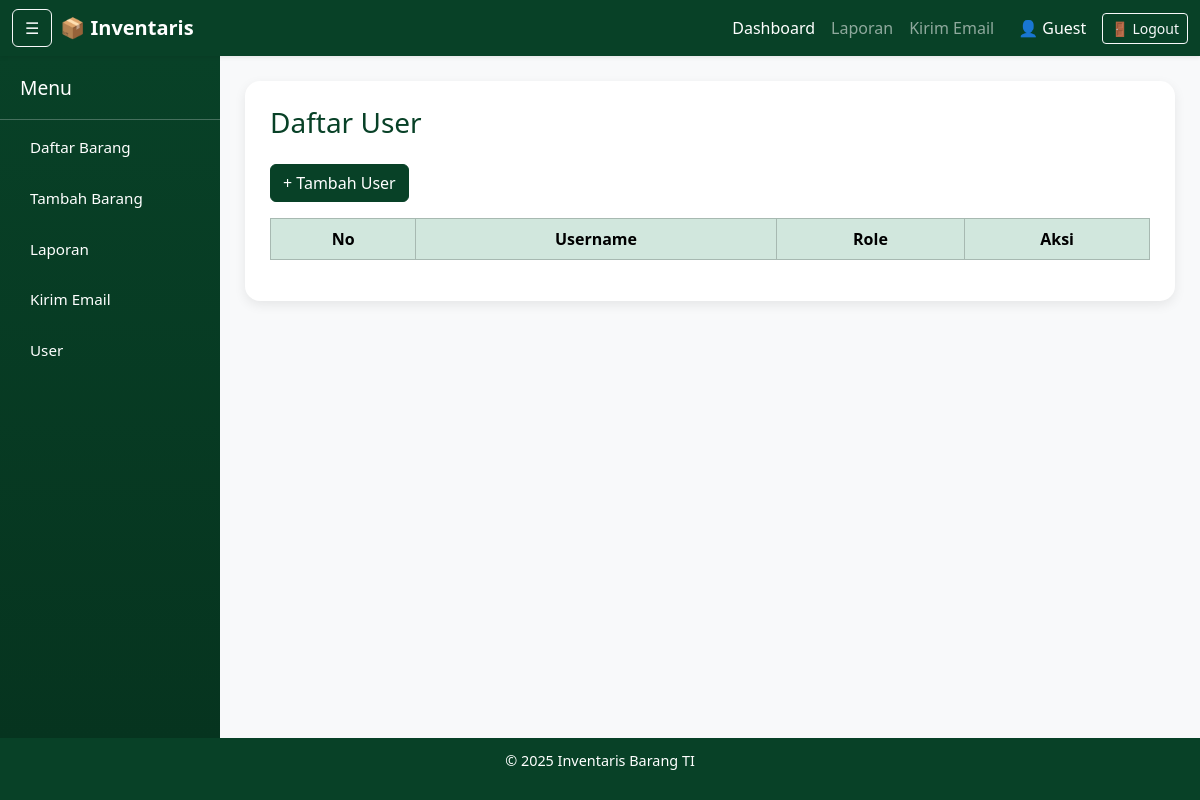
The app's page /user.php, older data.
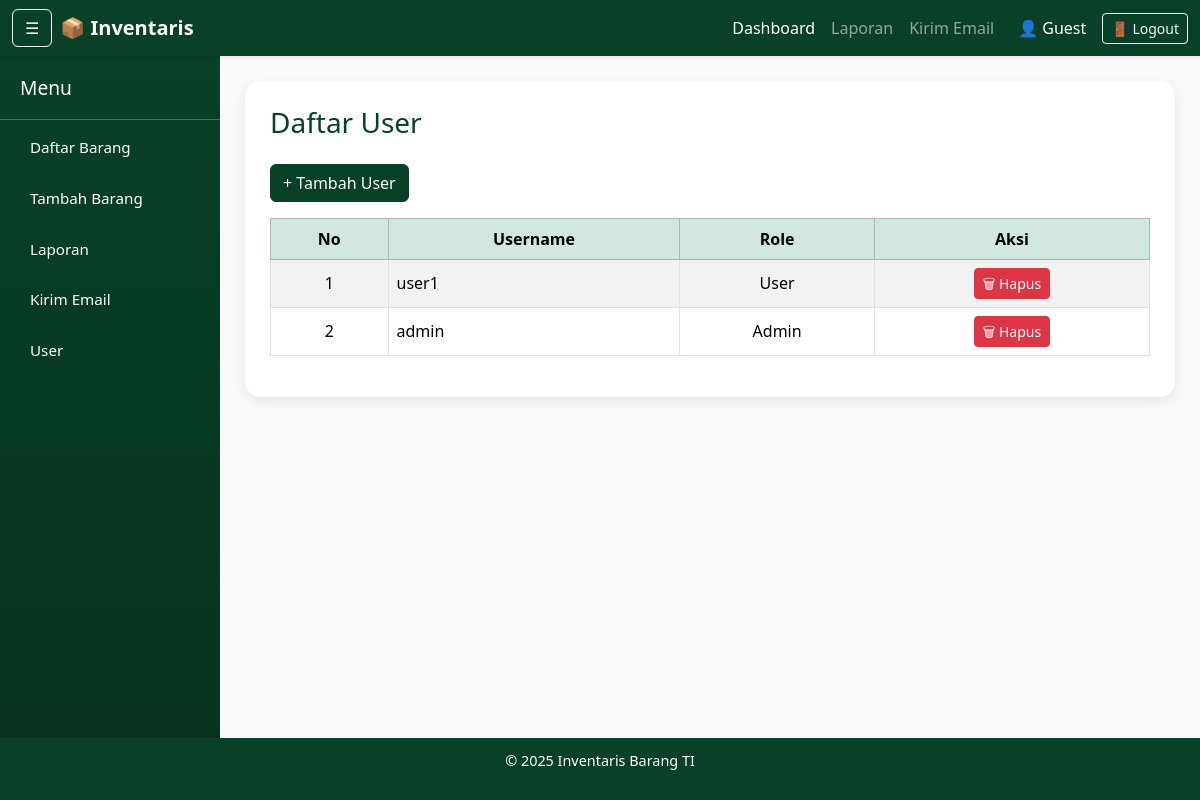
The same page, newer data.
### tables this page shows
CREATE TABLE `user` (
  `id` int(11) NOT NULL,
  `username` varchar(50) NOT NULL,
  `password` varchar(255) NOT NULL,
  `role` enum('admin','user') DEFAULT 'user'
);

### user.php (the view)
<?php
include "db_connect.php";
$result = mysqli_query($conn, "SELECT * FROM user ORDER BY id DESC");
include "templates/header.php";
include "templates/navbar.php";
include "templates/sidebar.php";
?>
<div class="content">
    <div class="card">
        <div class="card-body">
            <h3 class="mb-4 text-success">Daftar User</h3>
            <div class="mb-3">
                <a href="tambah_user.php" class="btn btn-success">+ Tambah User</a>
            </div>
            <div class="table-responsive">
                <table class="table table-bordered table-striped align-middle">
                    <thead class="table-success text-center">
                        <tr>
                            <th>No</th>
                            <th>Username</th>
                            <th>Role</th>
                            <th>Aksi</th>
                        </tr>
                    </thead>
                    <tbody>
                        <?php $no=1; while ($row = mysqli_fetch_assoc($result)) { ?>
                            <tr>
                                <td class="text-center"><?= $no++ ?></td>
                                <td><?= htmlspecialchars($row['username']) ?></td>
                                <td class="text-center"><?= ucfirst($row['role']) ?></td>
                                <td class="text-center">
                                    <a href="hapus_user.php?id=<?= $row['id'] ?>"
                                       onclick="return confirm('Yakin hapus user ini?')"
                                       class="btn btn-sm btn-danger">🗑 Hapus</a>
                                </td>
                            </tr>
                        <?php } ?>
                    </tbody>
                </table>
            </div>
        </div>
    </div>
</div>
<?php include "templates/footer.php"; ?>

Row changes from the older to the newer data that the page shows:
added user: username "user1", role "User"
added user: username "admin", role "Admin"
